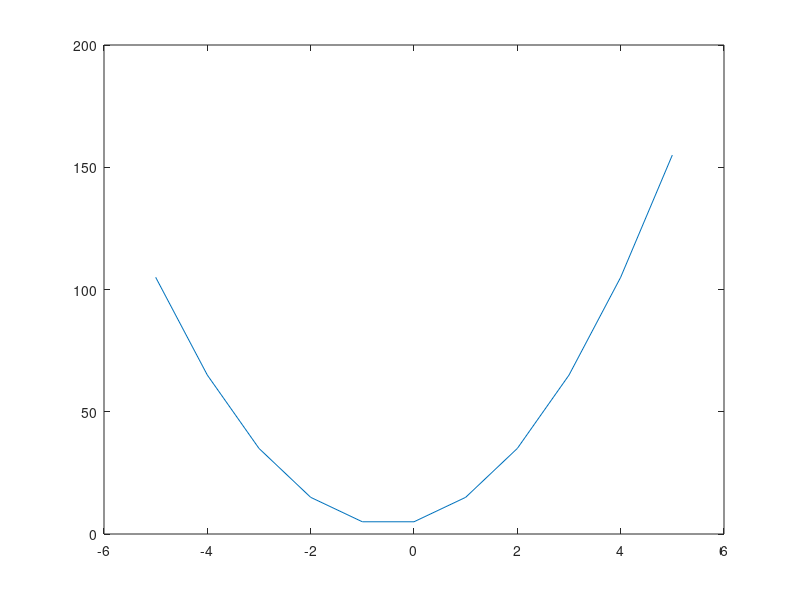

The MATLAB script that drew this image:

a = input('a = ');
b = input('b = ');
c = input('c = ');

x = -5:5;

y = a*power(x,2) + b*x + c;

plot(x, y)

x1 = -b/(2*a) + sqrt(power((b/(2*a)), 2) - c/a);
x2 = -b/(2*a) - sqrt(power((b/(2*a)), 2) - c/a);

disp(['Root 1: ' num2str(x1) ])
disp(['Root 2: ' num2str(x2) ])

hold on;

if isreal(x1)
    plot(x1, 0, 'ro')
end

if isreal(x2)
    plot(x2, 0, 'ro')
end

p = [a b c];
r = roots(p);

disp('Correct roots: ')
disp(r)

